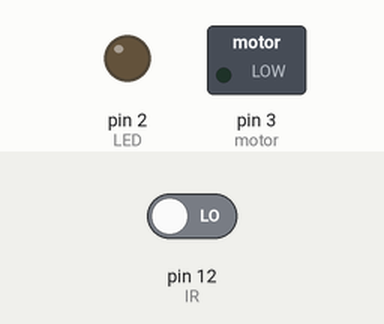
The sketch below on a simulated Arduino Uno, built with avr-gcc and run on an emulated ATmega328P. Parts: switched loads named in the sketch (green lamp = pin HIGH), output pins drawn as LEDs (lit = HIGH). The test bench sets the inputs (shaded band); at power-on: pin 12 (IR) LOW.

Above: at 1.2 s.
1.3 s: pin 12 (IR) driven HIGH
At 1.9 s:
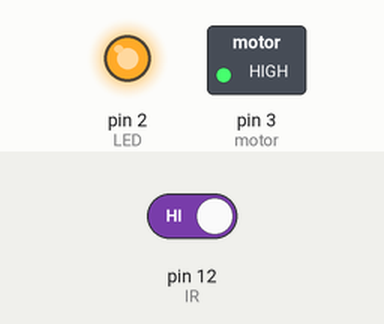
2.8 s: pin 12 (IR) driven LOW
At 4.7 s:
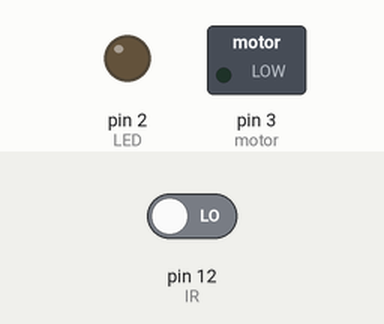
Timing chart, 0 to 6.2 s (numbered marks = the images above; inputs shaded):
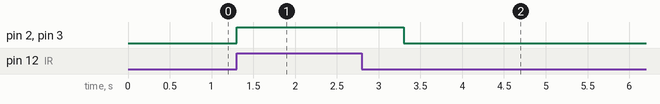

The sketch:

IR_SENSOR_arduino_code.ino
```cpp
int IR = 12;
int motor = 3;
int LED = 2;
int z = 0;
void setup() {
  // put your setup code here, to run once:
  pinMode(IR, INPUT);
  pinMode(LED, OUTPUT);
  pinMode(motor, OUTPUT);

}

void loop()
{
   int z = digitalRead(IR);
   if (z == HIGH)
   {
     digitalWrite(motor, HIGH);
     digitalWrite(LED, HIGH);
     delay(2000);
    }
   else
   {
    digitalWrite(motor, LOW);
    digitalWrite(LED, LOW);
   }
}
```

Measured:
- after the input at 1.3 s, pin 2 (LED), pin 3 (motor): LOW → HIGH at once
- after the input at 2.8 s, pin 2 (LED), pin 3 (motor): HIGH → LOW after 0.50 s
